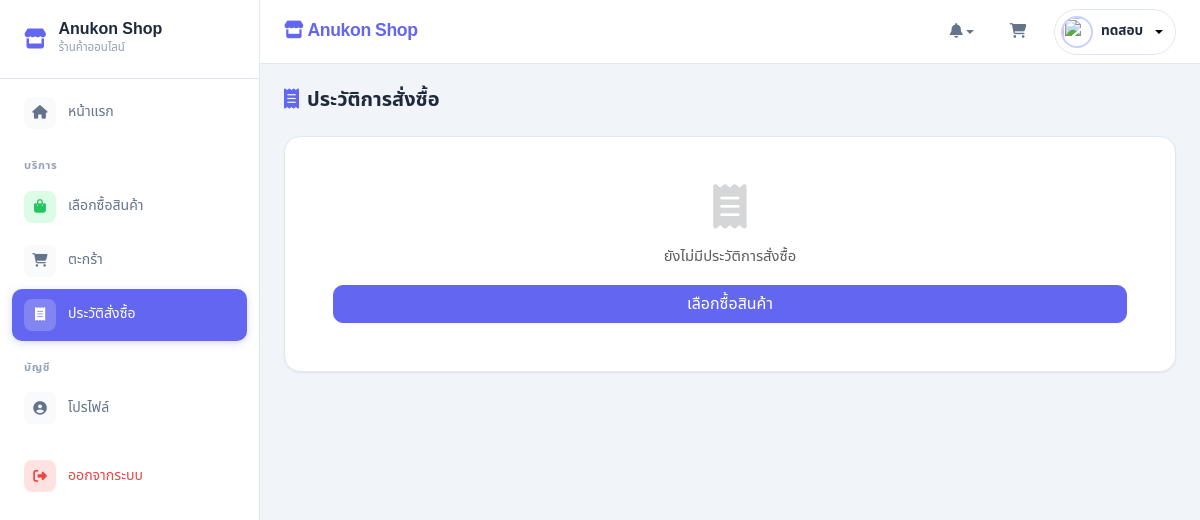
Page /views/my_orders.php (signed in) on the earlier database version.
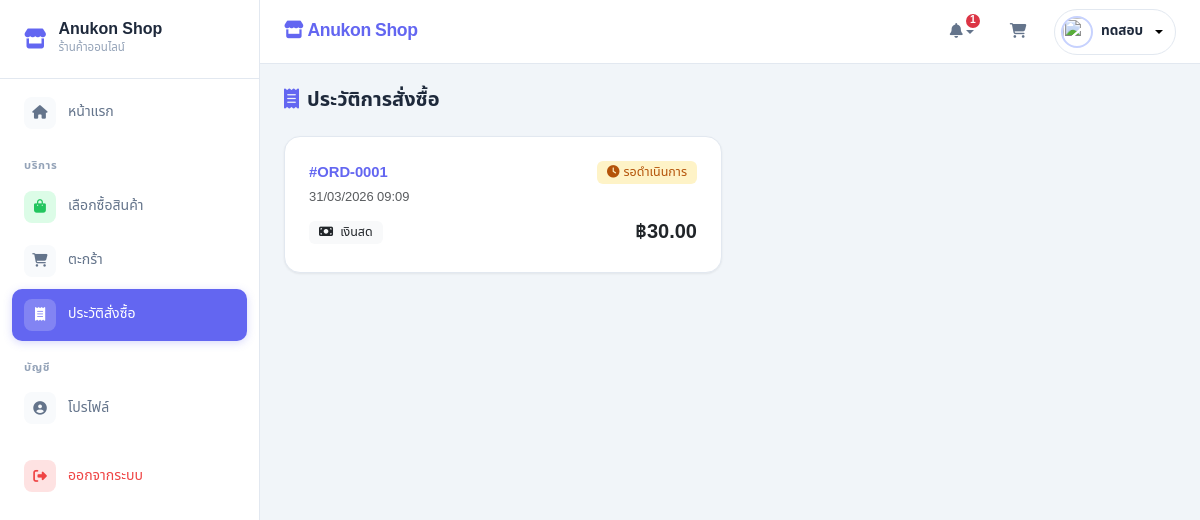
Same page on the later database version.
### tables this page shows
CREATE TABLE `bill_sales` (
  `sale_id` int(11) NOT NULL,
  `user_id` int(11) DEFAULT NULL,
  `address_id` int(11) DEFAULT NULL,
  `sale_date` timestamp NOT NULL DEFAULT current_timestamp(),
  `total_price` decimal(12,2) NOT NULL,
  `shipping_type` varchar(50) DEFAULT NULL,
  `payment_type` varchar(50) DEFAULT NULL,
  `sale_status` tinyint(4) DEFAULT 1,
  `slip_img` varchar(255) DEFAULT NULL,
  `slip_confirmed` tinyint(4) DEFAULT 0,
  `remark` text DEFAULT NULL,
  `created_at` timestamp NOT NULL DEFAULT current_timestamp(),
  `updated_at` timestamp NOT NULL DEFAULT current_timestamp() ON UPDATE current_timestamp()
);

### views/my_orders.php (the view, shortened to what the changed rows need)
<?php
include_once '../includes/header.php';
$uid = $_SESSION['user_id'];
$result = $conn->query("SELECT * FROM bill_sales WHERE user_id = $uid ORDER BY sale_date DESC");
$status_config = [
    0 => ['label' => 'ยกเลิก', 'bg' => 'var(--danger-soft)', 'color' => 'var(--danger)', 'icon' => 'fa-ban'],
    1 => ['label' => 'รอดำเนินการ', 'bg' => 'var(--warning-soft)', 'color' => '#b45309', 'icon' => 'fa-clock'],
    2 => ['label' => 'กำลังจัดส่ง', 'bg' => 'var(--info-soft)', 'color' => 'var(--info)', 'icon' => 'fa-truck-fast'],
    3 => ['label' => 'สำเร็จ', 'bg' => 'var(--success-soft)', 'color' => 'var(--success)', 'icon' => 'fa-circle-check'],
];
?>
<main class="page-content fade-up">
    <?php if ($result->num_rows > 0): ?>
    <div class="row g-3">
        <?php while($row = $result->fetch_assoc()):
            $cfg = $status_config[$row['sale_status']] ?? $status_config[1];
        ?>
        <div class="col-12 col-md-6">
            <a href="order_detail.php?id=<?php echo $row['sale_id']; ?>" class="card p-4 h-100 text-decoration-none">
                <div class="d-flex justify-content-between align-items-start mb-2">
                    <div>
                        <div class="fw-bold text-primary">#ORD-<?php echo str_pad($row['sale_id'], 4, '0', STR_PAD_LEFT); ?></div>
                        <small class="text-muted"><?php echo date_format(date_create($row['sale_date']), "d/m/Y H:i"); ?></small>
                    </div>
                    <span class="badge" style="background: <?php echo $cfg['bg']; ?>; color: <?php echo $cfg['color']; ?>;">
                        <i class="fa-solid <?php echo $cfg['icon']; ?> me-1"></i><?php echo $cfg['label']; ?>
                    </span>
                </div>
                <div class="d-flex justify-content-between align-items-center mt-auto">
                    <span class="badge bg-light text-dark">
                        <i class="fa-solid fa-<?php echo $row['payment_type'] == 'COD' ? 'money-bill' : 'qrcode'; ?> me-1"></i>
                        <?php echo $row['payment_type'] == 'COD' ? 'เงินสด' : 'โอนเงิน'; ?>
                    </span>
                    <span class="fw-bold fs-5 text-dark">฿<?php echo number_format($row['total_price'], 2); ?></span>
                </div>
            </a>
        </div>
        <?php endwhile; ?>
    </div>
    <?php else: ?>
    <div class="card p-5 text-center text-muted">
        <i class="fa-solid fa-receipt fa-3x mb-3 opacity-25"></i>
        <p class="mb-3">ยังไม่มีประวัติการสั่งซื้อ</p>
        <a href="shop.php" class="btn btn-primary">เลือกซื้อสินค้า</a>
    </div>
    <?php endif; ?>
</main>
<?php include_once '../includes/footer.php'; ?>

### includes/header.php (shortened to what the changed rows need)
<?php
require_once '../config/db_config.php';
$notifications = [];
$noti_count = 0;
if ($_SESSION['role'] === 'admin') {
    $res = $conn->query("SELECT COUNT(*) as c FROM bill_sales WHERE sale_status = 1");
    if ($res && $row = $res->fetch_assoc()) {
        if ($row['c'] > 0) {
            $notifications[] = ['icon' => 'fa-box-open', 'color' => 'warning', 'text' => "มีออเดอร์ใหม่รอตรวจสอบ {$row['c']} รายการ", 'link' => 'orders_manage.php'];
            $noti_count += $row['c'];
        }
    }
    $res = $conn->query("SELECT p.prod_name, s.total_qty FROM stocks s JOIN products p ON s.prod_id = p.prod_id WHERE s.total_qty <= 5 LIMIT 5");
    if ($res) {
        while ($row = $res->fetch_assoc()) {
            if ($row['total_qty'] <= 0) {
                $notifications[] = ['icon' => 'fa-triangle-exclamation', 'color' => 'danger', 'text' => "สินค้าหมด: {$row['prod_name']}", 'link' => 'inventory.php'];
            } else {
                $notifications[] = ['icon' => 'fa-arrow-trend-down', 'color' => 'warning', 'text' => "สินค้าใกล้หมด ({$row['total_qty']} ชิ้น): {$row['prod_name']}", 'link' => 'inventory.php'];
            }
            $noti_count++;
        }
    }
} else if ($_SESSION['role'] === 'customer') {
    $uid = $_SESSION['user_id'];
    $res = $conn->query("SELECT sale_id, sale_status FROM bill_sales WHERE user_id = $uid ORDER BY sale_id DESC LIMIT 5");
    if ($res) {
        while ($row = $res->fetch_assoc()) {
            $noti_count++;
        }
    }
}
?>
<!DOCTYPE html>
<html lang="th">
<head>
    <link href="https://cdn.jsdelivr.net/npm/bootstrap@5.3.0/dist/css/bootstrap.min.css" rel="stylesheet">
    <link rel="stylesheet" href="https://cdnjs.cloudflare.com/ajax/libs/font-awesome/6.4.0/css/all.min.css">
</head>
<body>
    <div id="wrapper">
        <div id="content-wrapper">
            <header class="top-navbar d-flex justify-content-between align-items-center">
                <div class="d-flex align-items-center gap-3">
                    <div class="dropdown">
                        <button class="btn-nav dropdown-toggle border-0" type="button" data-bs-toggle="dropdown"
                            aria-expanded="false" style="background:none;">
                            <i class="fa-solid fa-bell"></i>
                            <?php if ($noti_count > 0): ?>
                                <span class="cart-badge bg-danger"
                                    style="right:0; top:0;"><?php echo $noti_count > 9 ? '9+' : $noti_count; ?></span>
                            <?php endif; ?>
                        </button>
                    </div>
                </div>
            </header>

Differences in the rows shown:
added bill_sales: sale_id "0001", sale_date "31/03/2026 09:09", sale_status "รอดำเนินการ", payment_type "เงินสด", total_price "30.00"
Other differences:
$noti_count: (not shown) → "1"
text no longer shown: "ยังไม่มีประวัติการสั่งซื้อ เลือกซื้อสินค้า"
